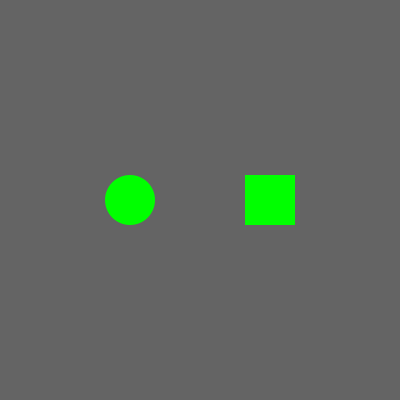
Frame 1 (no input)
Frame 60 (the mouse pressed at the canvas centre just before this capture): identical to frame 1, image omitted
Frame 120 (the mouse held since frame 60 and released just before this capture): identical to frame 1, image omitted

The Processing sketch that drew this single still picture (run headless with seeded random() and noise(); from frame 60 on, the mouse is pressed at the canvas centre):

// Processing sketch: processing_68975
// ── processing_68975.pde

// Variables de la scène
int x;
int y;

// Variables d'incrémentation
int n;
float c;

// Variables du carré
int carreX;
int carreY;
int carreW = 50;
int carreH = 50;
int stateCarre;

// Variables du cercle
int cercleX;
int cercleY;
int cercleDim = 50;
int stateCercle;
int nombreDeRayons = 20;
int longueurDesRayons = 60; 
float x1;
float y1;
float x2;
float y2;

void setup() {
  size(400, 400);
  smooth();
  noStroke();
  strokeWeight(2);
}

void draw() {
  background(100, 100, 100);
  // Position du carré
  carreX = 270 - carreW/2;
  carreY = 200 - carreH/2;

  // Position du cercle
  cercleX = 130;
  cercleY = 200;
  // Initialisation de la couleur du carré
  if (stateCarre == 1) {
    // Icrémentation et décrémentation des lignes horizontales sur la scène
    y = 0;
    
    while (y < n) {
      stroke(0);
      line(0, y, width, y); // bloc de code
      y = y + 15; // incrementation
    }
    
    if (y < height) {
      n = n + 15;
    } 
    
    fill(255, 0, 255);
  } 
  else if (stateCarre == 0) {
    if (n > 0){
      y = 0;
      while (y <= n) {
        stroke(0);
        line(0, y, width, y); // bloc de code
        y = y + 15; // incrementation
      }
      n = n - 15;
    }
    
    fill(0, 255, 0);
  }

  // Carré
  noStroke();
  rect(carreX, carreY, carreW, carreH);
  
  
  // Dessin des rayons autour du cercle;
  float tranche = TWO_PI / nombreDeRayons;
  float rads = 0;
  float ratio = 0.50;    
    
  strokeWeight(2);
  stroke(0);
    
  while ( rads < c ) {
     float x1 = cercleX + cos(rads) * longueurDesRayons * ratio;
     float y1 = cercleY + sin(rads) * longueurDesRayons * ratio;
     float x2 = cercleX + cos(rads) * longueurDesRayons;
     float y2 = cercleY + sin(rads) * longueurDesRayons;
     line(x1, y1, x2, y2);
     rads = rads + tranche;
  }

  // Initialisation de la couleur du cercle
  if (stateCercle == 1) {
    fill(255, 0, 255);
    
    if (c < TWO_PI) {
      c = c + 0.3;
    }

  }
  else {    
    if (c > 0) {
      c = c - 0.3;
    }
    fill(0, 255, 0);
  }

  // Cercle
  noStroke();
  ellipse(cercleX, cercleY, cercleDim, cercleDim);
}

void mousePressed() {
  // Vérification de la zone cliquable du carré  
  if (mouseX>carreX && mouseX<carreX+carreW && mouseY>carreY && mouseY<carreY+carreH) {
    stateCarre = 1;
  }

  // Vérification de la zone cliquable du cercle 
  float distance = dist(mouseX, mouseY, cercleX, cercleY);

  if (distance < cercleDim) {
    if (stateCercle == 0) { 
      stateCercle = 1;
    }
    else {
      stateCercle = 0;
    }
  }
}

// Release pour le carré
void mouseReleased() {
  if (mouseX>carreX && mouseX<carreX+carreW && mouseY>carreY && mouseY<carreY+carreH) {
    stateCarre = 0;
  }
}
